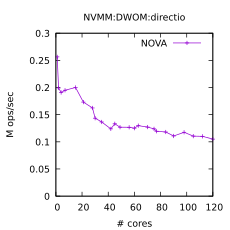

gnuplot code for this plot:
# LOG_FILE = fxmark.log
# SYSTEM = Linux lass 4.13.0-ziggurat4 #1 SMP Fri Dec 11 05:42:45 PST 2020 x86_64 x86_64 x86_64 GNU/Linux
# DISK_SIZE = 8G
# DURATION = 15s
# DIRECTIO = bufferedio,directio
# MEDIA_TYPES = ssd,hdd,NVMM,mem
# FS_TYPES = ext4,ext4_data_jnl,xfs,ext4_dax,xfs_dax,btrfs,f2fs,NOVA,pmfs
# BENCH_TYPES = DWAL,DWOL,DWOM,DWSL,MWRL,MWRM,MWCL,MWCM,MWUM,MWUL,DWTL,dbench_client,MRPL,MRPM,MRPH,MRDM,MRDL,DRBH,DRBM,DRBL
# NCORES = 1,2,4,7,15,21,28,30,35,42,45,49,56,60,63,70,75,77,84,90,98,105,112,120
# CORE_SEQ = 0,1,2,3,4,5,6,7,8,9,10,11,12,13,14,15,16,17,18,19,20,21,22,23,24,25,26,27,28,29,30,31,32,33,34,35,36,37,38,39,40,41,42,43,44,45,46,47,48,49,50,51,52,53,54,55,56,57,58,59,60,61,62,63,64,65,66,67,68,69,70,71,72,73,74,75,76,77,78,79,80,81,82,83,84,85,86,87,88,89,90,91,92,93,94,95,96,97,98,99,100,101,102,103,104,105,106,107,108,109,110,111,112,113,114,115,116,117,118,119
# MODEL_NAME = Intel(R) Xeon(R) CPU E7-8870 v2 @ 2.30GHz
# PHYSICAL_CHIPS = 8
# CORE_PER_CHIP = 15
# SMT_LEVEL = 1
# NUM_TEST_CONF = 24

set term pdfcairo size 2.3in,2.3in font ',10'
set_out='set output "`if test -z $OUT; then echo sc.pdf; else echo $OUT; fi`"'
eval set_out
set multiplot layout 1,1

set title 'NVMM:DWOM:directio'
set xlabel '# cores'
set ylabel 'M ops/sec'
plot [0:][0:] 'NVMM:NOVA:DWOM:directio.dat' using 1:2 title 'NOVA' with lp ps 0.5

unset multiplot
set output
